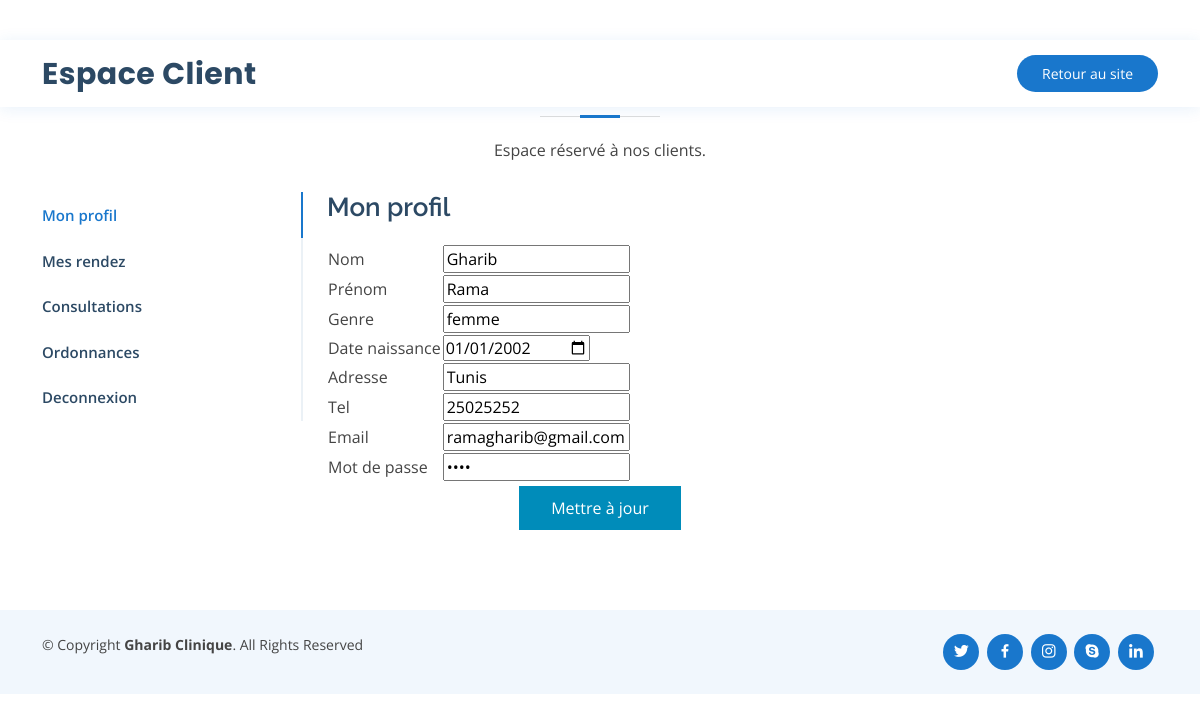
Screenshot of /ramaprojet/espaceclient.php (signed in) with the database file from the repository.
### tables this page shows
CREATE TABLE IF NOT EXISTS `clients` (
  `idcl` int(11) NOT NULL AUTO_INCREMENT,
  `mat` varchar(10) NOT NULL,
  `nom` varchar(50) NOT NULL,
  `pren` varchar(50) NOT NULL,
  `genre` varchar(20) NOT NULL,
  `datn` date NOT NULL,
  `adr` text NOT NULL,
  `dos_med` varchar(100) DEFAULT NULL,
  `tel` varchar(8) NOT NULL,
  `email` varchar(100) NOT NULL,
  `modp` varchar(50) NOT NULL,
  PRIMARY KEY (`idcl`)
);

### ramaprojet/espaceclient.php (the view, shortened to what this page needs)
<?php
$cnx=new PDO('mysql:host=localhost;dbname=clinica;charset=utf8','root','');
$idm= $_SESSION["log"];
$r1=$cnx->prepare('Select * from clients where idcl=?');
$r1->execute([$idm]);
?>
<html lang="en">
<head>
  <link href="assets/vendor/fontawesome-free/css/all.min.css" rel="stylesheet">
  <link href="assets/vendor/animate.css/animate.min.css" rel="stylesheet">
  <link href="assets/vendor/bootstrap/css/bootstrap.min.css" rel="stylesheet">
  <link href="assets/vendor/bootstrap-icons/bootstrap-icons.css" rel="stylesheet">
  <link href="assets/vendor/boxicons/css/boxicons.min.css" rel="stylesheet">
  <link href="assets/vendor/glightbox/css/glightbox.min.css" rel="stylesheet">
  <link href="assets/vendor/remixicon/remixicon.css" rel="stylesheet">
  <link href="assets/vendor/swiper/swiper-bundle.min.css" rel="stylesheet">
  <link href="assets/css/style.css" rel="stylesheet">
</head>
<body>
  <header id="header" class="fixed-top">
    <div class="container d-flex align-items-center">
      <h1 class="logo me-auto"><a href="index.html">Espace Client</a></h1>
      <a href="index.html" class="appointment-btn scrollto"><span class="d-none d-md-inline">Retour au site</a>
    </div>
  </header>
  <main id="main">
    <section id="departments" class="departments">
      <div class="container">
        <div class="section-title">
          <h2>Espace Client</h2>
          <p>Espace réservé à nos clients.</p>
        </div>
        <div class="row gy-4">
          <div class="col-lg-3">
            <ul class="nav nav-tabs flex-column">
              <li class="nav-item">
                <a class="nav-link active show" data-bs-toggle="tab" href="#tab-1">Mon profil</a>
              </li>
              <li class="nav-item">
                <a class="nav-link" data-bs-toggle="tab" href="#tab-2">Mes rendez</a>
              </li>
              <li class="nav-item">
                <a class="nav-link" data-bs-toggle="tab" href="#tab-3">Consultations</a>
              </li>
              <li class="nav-item">
                <a class="nav-link" data-bs-toggle="tab" href="#tab-4">Ordonnances</a>
              </li>
              <li class="nav-item">
                <a class="nav-link" href="deconnexion.php">Deconnexion</a>
              </li>
            </ul>
          </div>
          <div class="col-lg-9">
            <div class="tab-content">
              <div class="tab-pane active show" id="tab-1">
                <div class="row gy-4">
                  <div class="col-lg-8 details order-2 order-lg-1">
                    <h3>Mon profil</h3>
					<p>
					<?php
					while($r=$r1->fetch())
	{?>
					<form action="majprofilclient.php" method="post" class="php-email-form">
					<table>
					<tr>
					<td>Nom</td>
					<td><input type="text" name="nom" 	value="<?php echo $r['nom'];?>"></td>
					</tr>
					<tr>
					<td>Prénom</td>
					<td><input type="text" name="pren" value="<?php echo $r['pren'];?>"></td>
					</tr>
					<tr>
					<td>Genre</td>
					<td><input type="text" name="pren" value="<?php echo $r['genre'];?>"></td>
					</tr>
					<tr>
					<td>Date naissance</td>
					<td><input type="date" name="datn" value="<?php echo $r['datn'];?>"></td>
					</tr>
					<tr>
					<td>Adresse</td>
					<td><input type="text" name="adr" value="<?php echo $r['adr'];?>"></td>
					</tr>
					<tr>
					<td>Tel</td>
					<td><input type="text" name="tel" value="<?php echo $r['tel'];?>"></td>
					</tr>
					<tr>
					<td>Email</td>
					<td><input type="text" name="email" value="<?php echo $r['email'];?>"></td>
					</tr>
					<tr>
					<td>Mot de passe</td>
					<td><input type="password" name="modp" value="<?php echo $r['modp'];?>"></td>
					</tr>
					</table>
          <div class="text-center"><button type="submit" name="identifier" class="button button2">Mettre à jour</button></div>
					</form>
	<?php					}
?>
					</p>
                  </div>
                </div>
              </div>
            </div>
          </div>
        </div>
      </div>
    </section>
  </main>
  <footer id="footer">
    <div class="container d-md-flex py-4">
      <div class="me-md-auto text-center text-md-start">
        <div class="copyright">
          &copy; Copyright <strong><span>Gharib Clinique</span></strong>. All Rights Reserved
        </div>
      </div>
      <div class="social-links text-center text-md-right pt-3 pt-md-0">
        <a href="#" class="twitter"><i class="bx bxl-twitter"></i></a>
        <a href="#" class="facebook"><i class="bx bxl-facebook"></i></a>
        <a href="#" class="instagram"><i class="bx bxl-instagram"></i></a>
        <a href="#" class="google-plus"><i class="bx bxl-skype"></i></a>
        <a href="#" class="linkedin"><i class="bx bxl-linkedin"></i></a>
      </div>
    </div>
  </footer>
</body>
</html>

### ramaprojet/assets/css/style.css (style rules this page uses)
body { font-family: "Open Sans", sans-serif; color: #444444; }
a { color: #1977cc; text-decoration: none; }
h1, h2, h3, h4, h5, h6 { font-family: "Raleway", sans-serif; }
#header { background: #fff; transition: all 0.5s; z-index: 997; padding: 15px 0; top: 40px; box-shadow: 0px 2px 15px rgba(25, 119, 204, 0.1); }
#header .logo { font-size: 30px; margin: 0; padding: 0; line-height: 1; font-weight: 700; letter-spacing: 0.5px; font-family: "Poppins", sans-serif; }
#header .logo a { color: #2c4964; }
.appointment-btn { margin-left: 25px; background: #1977cc; color: #fff; border-radius: 50px; padding: 8px 25px; white-space: nowrap; transition: 0.3s; font-size: 14px; display: inline-block; }
section { padding: 60px 0; overflow: hidden; }
.section-title { text-align: center; padding-bottom: 30px; }
.section-title h2 { font-size: 32px; font-weight: bold; margin-bottom: 20px; padding-bottom: 20px; position: relative; color: #2c4964; }
.section-title h2::before { content: ""; position: absolute; display: block; width: 120px; height: 1px; background: #ddd; bottom: 1px; left: calc(50% - 60px); }
.section-title h2::after { content: ""; position: absolute; display: block; width: 40px; height: 3px; background: #1977cc; bottom: 0; left: calc(50% - 20px); }
.section-title p { margin-bottom: 0; }
.departments { overflow: hidden; }
.departments .nav-tabs { border: 0; }
.departments .nav-link { border: 0; padding: 12px 15px 12px 0; transition: 0.3s; color: #2c4964; border-radius: 0; border-right: 2px solid #ebf1f6; font-weight: 600; font-size: 15px; }
.departments .nav-link.active { color: #1977cc; border-color: #1977cc; }
.departments .tab-pane.active { -webkit-animation: fadeIn 0.5s ease-out; animation: fadeIn 0.5s ease-out; }
.departments .details h3 { font-size: 26px; font-weight: 600; margin-bottom: 20px; color: #2c4964; }
.departments .details p { color: #777777; }
#footer { color: #444444; font-size: 14px; background: #f1f7fd; }
#footer .social-links a { font-size: 18px; display: inline-block; background: #1977cc; color: #fff; line-height: 1; padding: 8px 0; margin-right: 4px; border-radius: 50%; text-align: center; width: 36px; height: 36px; transition: 0.3s; }

### ramaprojet/espaceclient.php (style rules this page uses)
.button { background-color: #4CAF50; border: none; color: white; padding: 10px 32px; text-align: center; text-decoration: none; display: inline-block; font-size: 16px; margin: 4px 2px; cursor: pointer; }
.button2 { background-color: #008CBA; }

### rows the page displays
clients: nom "Gharib", pren "Rama", pren "femme", datn "01/01/2002", adr "Tunis", tel "25025252", email "ramagharib@gmail.com"
